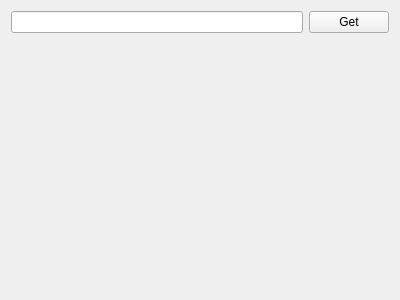
<?xml version="1.0" encoding="UTF-8"?>
<ui version="4.0">
 <class>HttpDownloadWnd</class>
 <widget class="QWidget" name="HttpDownloadWnd">
  <property name="geometry">
   <rect>
    <x>0</x>
    <y>0</y>
    <width>400</width>
    <height>300</height>
   </rect>
  </property>
  <property name="windowTitle">
   <string>Form</string>
  </property>
  <layout class="QVBoxLayout" name="verticalLayout">
   <item>
    <layout class="QHBoxLayout" name="horizontalLayout">
     <item>
      <widget class="QLineEdit" name="leUrl"/>
     </item>
     <item>
      <widget class="QPushButton" name="getButton">
       <property name="text">
        <string>Get</string>
       </property>
      </widget>
     </item>
    </layout>
   </item>
   <item>
    <spacer name="verticalSpacer">
     <property name="orientation">
      <enum>Qt::Vertical</enum>
     </property>
     <property name="sizeHint" stdset="0">
      <size>
       <width>20</width>
       <height>247</height>
      </size>
     </property>
    </spacer>
   </item>
  </layout>
 </widget>
 <resources/>
 <connections/>
</ui>
